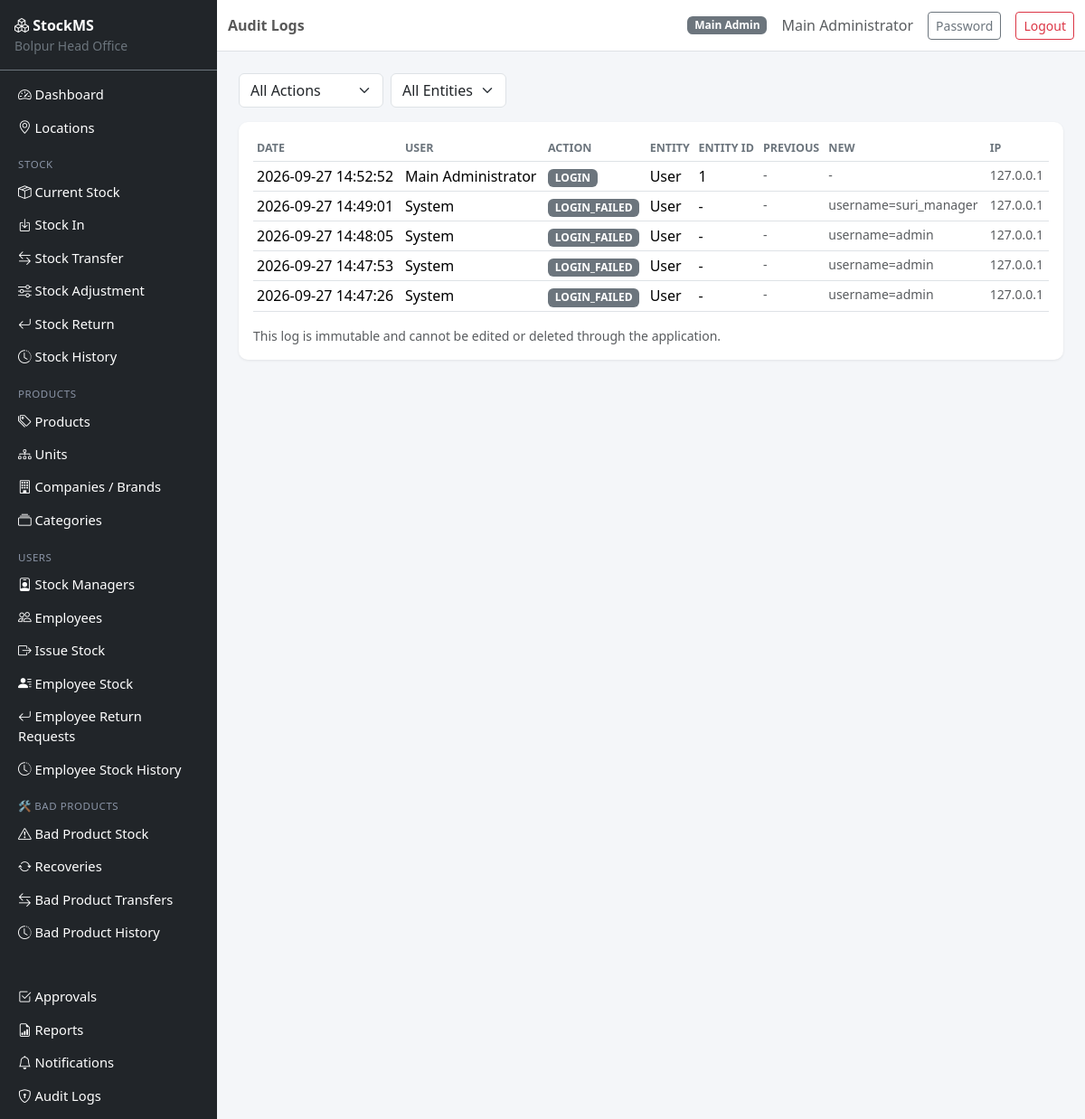
/audit/ (signed in), run on the app's committed database.
### app/models.py (models this page shows, shortened)
class User(UserMixin, db.Model):
    __tablename__ = "users"
    id = db.Column(db.Integer, primary_key=True)
    username = db.Column(db.String(64), unique=True, nullable=False, index=True)
    email = db.Column(db.String(120), unique=True, nullable=False, index=True)
    password_hash = db.Column(db.String(255), nullable=False)
    full_name = db.Column(db.String(120), nullable=False)
    role = db.Column(db.String(20), nullable=False, default=ROLE_EMPLOYEE)
    is_active = db.Column(db.Boolean, default=True, nullable=False)
    created_at = db.Column(db.DateTime, default=datetime.utcnow)
    updated_at = db.Column(db.DateTime, default=datetime.utcnow, onupdate=datetime.utcnow)
    last_login_at = db.Column(db.DateTime)
    manager_assignments = db.relationship(
        "StockManagerAssignment", back_populates="user", foreign_keys="StockManagerAssignment.user_id"
    )
    employee_profile = db.relationship(
        "Employee", back_populates="user", uselist=False, foreign_keys="Employee.user_id"
    )
    def is_main_admin(self):
        return self.role == ROLE_MAIN_ADMIN
    def is_employee(self):
        return self.role == ROLE_EMPLOYEE

class AuditLog(db.Model):
    __tablename__ = "audit_logs"
    id = db.Column(db.Integer, primary_key=True)
    user_id = db.Column(db.Integer, db.ForeignKey("users.id"))
    action = db.Column(db.String(50), nullable=False)  # CREATE / UPDATE / DELETE / LOGIN / LOGOUT / APPROVE / REJECT ...
    entity = db.Column(db.String(50), nullable=False)
    entity_id = db.Column(db.Integer)
    previous_value = db.Column(db.Text)
    new_value = db.Column(db.Text)
    ip_address = db.Column(db.String(45))
    created_at = db.Column(db.DateTime, default=datetime.utcnow, index=True)
    user = db.relationship("User")

### app/blueprints/audit/routes.py (the view)
@bp.route("/")
@login_required
@admin_required
def list_audit_logs():
    action_filter = request.args.get("action", "")
    entity_filter = request.args.get("entity", "")
    query = AuditLog.query
    if action_filter:
        query = query.filter(AuditLog.action == action_filter)
    if entity_filter:
        query = query.filter(AuditLog.entity == entity_filter)
    logs = query.order_by(AuditLog.created_at.desc()).limit(300).all()
    actions = [row[0] for row in AuditLog.query.with_entities(AuditLog.action).distinct().all()]
    entities = [row[0] for row in AuditLog.query.with_entities(AuditLog.entity).distinct().all()]
    return render_template("audit/list.html", logs=logs, actions=actions, entities=entities,
                           action_filter=action_filter, entity_filter=entity_filter)

### app/services/permission_service.py (called while the page is built)
def roles_required(*roles):
    def decorator(fn):
        @wraps(fn)
        def wrapper(*args, **kwargs):
            if not current_user.is_authenticated:
                abort(401)
            if current_user.role not in roles:
                abort(403)
            return fn(*args, **kwargs)
        return wrapper
    return decorator

### app/templates/audit/list.html (shortened to what this page needs)
{% extends "base.html" %}
{% block page_title %}Audit Logs{% endblock %}
{% block content %}
<form method="GET" class="row g-2 mb-3">
    <div class="col-auto">
        <select name="action" class="form-select" onchange="this.form.submit()">
            <option value="">All Actions</option>
        </select>
    </div>
    <div class="col-auto">
        <select name="entity" class="form-select" onchange="this.form.submit()">
            <option value="">All Entities</option>
        </select>
    </div>
</form>
<div class="card">
    <div class="card-body">
        <table class="table table-sm table-hover">
            <thead><tr><th>Date</th><th>User</th><th>Action</th><th>Entity</th><th>Entity ID</th><th>Previous</th><th>New</th><th>IP</th></tr></thead>
            <tbody>
            {% for log in logs %}
                <tr>
                    <td>{{ log.created_at.strftime('%Y-%m-%d %H:%M:%S') }}</td>
                    <td>{{ log.user.full_name if log.user else 'System' }}</td>
                    <td><span class="badge bg-secondary">{{ log.action }}</span></td>
                    <td>{{ log.entity }}</td>
                    <td>{{ log.entity_id or '-' }}</td>
                    <td class="text-muted small">{{ log.previous_value or '-' }}</td>
                    <td class="text-muted small">{{ log.new_value or '-' }}</td>
                    <td class="text-muted small">{{ log.ip_address or '-' }}</td>
                </tr>
            {% else %}
                <tr><td colspan="8" class="text-muted text-center py-4">No audit records found.</td></tr>
            {% endfor %}
            </tbody>
        </table>
        <div class="text-muted small">This log is immutable and cannot be edited or deleted through the application.</div>
    </div>
</div>
{% endblock %}

### app/templates/base.html (shortened to what this page needs)
<!DOCTYPE html>
<html lang="en">
<head>
    <link href="https://cdn.jsdelivr.net/npm/bootstrap@5.3.3/dist/css/bootstrap.min.css" rel="stylesheet">
    <link href="https://cdn.jsdelivr.net/npm/bootstrap-icons@1.11.3/font/bootstrap-icons.css" rel="stylesheet">
    <link href="{{ url_for('static', filename='css/app.css') }}" rel="stylesheet">
</head>
<body>
{% if current_user.is_authenticated %}
<div class="d-flex" id="wrapper">
    <nav class="sidebar bg-dark text-white" id="sidebar">
        <div class="sidebar-brand p-3 border-bottom border-secondary">
            <i class="bi bi-boxes"></i> <strong>StockMS</strong>
            <div class="small text-secondary">Bolpur Head Office</div>
        </div>
        <ul class="nav flex-column p-2">
            <li class="nav-item"><a class="nav-link text-white" href="{{ url_for('main.dashboard') }}"><i class="bi bi-speedometer2"></i> Dashboard</a></li>
            {% if current_user.is_main_admin() %}
            <li class="nav-item"><a class="nav-link text-white" href="{{ url_for('locations.list_locations') }}"><i class="bi bi-geo-alt"></i> Locations</a></li>
            {% endif %}
            <li class="nav-item sidebar-heading">Stock</li>
            <li class="nav-item"><a class="nav-link text-white" href="{{ url_for('stock.current_stock') }}"><i class="bi bi-box-seam"></i> Current Stock</a></li>
            {% if current_user.is_main_admin() or current_user.is_stock_manager() %}
            <li class="nav-item"><a class="nav-link text-white" href="{{ url_for('stock.stock_in') }}"><i class="bi bi-box-arrow-in-down"></i> Stock In</a></li>
            {% endif %}
            <li class="nav-item"><a class="nav-link text-white" href="{{ url_for('transfers.list_transfers') }}"><i class="bi bi-arrow-left-right"></i> Stock Transfer</a></li>
            <li class="nav-item"><a class="nav-link text-white" href="{{ url_for('adjustments.list_adjustments') }}"><i class="bi bi-sliders"></i> Stock Adjustment</a></li>
            <li class="nav-item"><a class="nav-link text-white" href="{{ url_for('returns.list_returns') }}"><i class="bi bi-arrow-return-left"></i> Stock Return</a></li>
            <li class="nav-item"><a class="nav-link text-white" href="{{ url_for('stock.stock_history') }}"><i class="bi bi-clock-history"></i> Stock History</a></li>
            <li class="nav-item sidebar-heading">Products</li>
            <li class="nav-item"><a class="nav-link text-white" href="{{ url_for('catalog.list_products') }}"><i class="bi bi-tags"></i> Products</a></li>
            {% if current_user.is_main_admin() %}
            <li class="nav-item"><a class="nav-link text-white" href="{{ url_for('catalog.list_units') }}"><i class="bi bi-diagram-3"></i> Units</a></li>
            <li class="nav-item"><a class="nav-link text-white" href="{{ url_for('catalog.list_brands') }}"><i class="bi bi-building"></i> Companies / Brands</a></li>
            <li class="nav-item"><a class="nav-link text-white" href="{{ url_for('catalog.list_categories') }}"><i class="bi bi-collection"></i> Categories</a></li>
            {% endif %}
            {% if current_user.is_main_admin() or current_user.is_stock_manager() %}
            <li class="nav-item sidebar-heading">Users</li>
            {% if current_user.is_main_admin() %}
            <li class="nav-item"><a class="nav-link text-white" href="{{ url_for('users.list_stock_managers') }}"><i class="bi bi-person-badge"></i> Stock Managers</a></li>
            {% endif %}
            <li class="nav-item"><a class="nav-link text-white" href="{{ url_for('users.list_employees') }}"><i class="bi bi-people"></i> Employees</a></li>
            <li class="nav-item"><a class="nav-link text-white" href="{{ url_for('employee_stock.issue_stock') }}"><i class="bi bi-box-arrow-right"></i> Issue Stock</a></li>
            <li class="nav-item"><a class="nav-link text-white" href="{{ url_for('employee_stock.employee_stock_overview') }}"><i class="bi bi-person-lines-fill"></i> Employee Stock</a></li>
            <li class="nav-item"><a class="nav-link text-white" href="{{ url_for('employee_stock.list_returns') }}"><i class="bi bi-arrow-return-left"></i> Employee Return Requests</a></li>
            <li class="nav-item"><a class="nav-link text-white" href="{{ url_for('employee_stock.history') }}"><i class="bi bi-clock-history"></i> Employee Stock History</a></li>
            {% endif %}
            <li class="nav-item sidebar-heading">🛠 Bad Products</li>
            <li class="nav-item"><a class="nav-link text-white" href="{{ url_for('bad_products.stock') }}"><i class="bi bi-exclamation-triangle"></i> Bad Product Stock</a></li>
            <li class="nav-item"><a class="nav-link text-white" href="{{ url_for('bad_products.list_recoveries') }}"><i class="bi bi-arrow-repeat"></i> Recoveries</a></li>
            <li class="nav-item"><a class="nav-link text-white" href="{{ url_for('bad_products.list_transfers') }}"><i class="bi bi-arrow-left-right"></i> Bad Product Transfers</a></li>
            <li class="nav-item"><a class="nav-link text-white" href="{{ url_for('bad_products.history') }}"><i class="bi bi-clock-history"></i> Bad Product History</a></li>
            <li class="nav-item sidebar-heading">&nbsp;</li>
            <li class="nav-item"><a class="nav-link text-white" href="{{ url_for('approvals.pending') }}"><i class="bi bi-check2-square"></i> Approvals</a></li>
            <li class="nav-item"><a class="nav-link text-white" href="{{ url_for('reports.index') }}"><i class="bi bi-file-earmark-bar-graph"></i> Reports</a></li>
            <li class="nav-item"><a class="nav-link text-white" href="{{ url_for('notifications.list_notifications') }}"><i class="bi bi-bell"></i> Notifications
            </a></li>
            {% if current_user.is_main_admin() %}
            <li class="nav-item"><a class="nav-link text-white" href="{{ url_for('audit.list_audit_logs') }}"><i class="bi bi-shield-lock"></i> Audit Logs</a></li>
            {% endif %}
        </ul>
    </nav>
    <div class="flex-grow-1">
        <nav class="navbar navbar-expand-lg navbar-light bg-white border-bottom sticky-top">
            <div class="container-fluid">
                <span class="navbar-text fw-semibold">{% block page_title %}{% endblock %}</span>
                <div class="ms-auto d-flex align-items-center gap-3">
                    <span class="badge bg-secondary">{{ current_user.role.replace('_',' ')|title }}</span>
                    <span class="text-muted">{{ current_user.full_name }}</span>
                    <a href="{{ url_for('auth.change_password') }}" class="btn btn-sm btn-outline-secondary">Password</a>
                    <a href="{{ url_for('auth.logout') }}" class="btn btn-sm btn-outline-danger">Logout</a>
                </div>
            </div>
        </nav>
        <main class="container-fluid p-4">
            {% block content %}{% endblock %}
        </main>
    </div>
</div>
{% endif %}
</body>
</html>

### app/static/css/app.css (style rules this page uses)
body { background-color: #f4f6f9; }
.sidebar { width: 240px; min-height: 100vh; }
.sidebar .nav-link { padding: 0.45rem 0.75rem; border-radius: 6px; font-size: 0.92rem; }
.sidebar-heading { color: #8a94a6; text-transform: uppercase; font-size: 0.72rem; letter-spacing: .05em; padding: 0.9rem 0.75rem 0.2rem; }
.card { border: none; box-shadow: 0 1px 3px rgba(0,0,0,0.08); border-radius: 10px; }
.table thead th { font-size: 0.78rem; text-transform: uppercase; color: #6c757d; border-top: none; }

### data on the page
User: role.replace "Main Admin", full_name "Main Administrator"
AuditLog: created_at "2026-09-27 14:52:52", user "Main Administrator", action "LOGIN", entity "User", entity "1", previous_value "-", new_value "-", ip_address "127.0.0.1"
AuditLog: created_at "2026-09-27 14:49:01", user "System", action "LOGIN_FAILED", entity "User", entity_id "-", previous_value "-", new_value "username=suri_manager", ip_address "127.0.0.1"
AuditLog: created_at "2026-09-27 14:48:05", user "System", action "LOGIN_FAILED", entity "User", entity_id "-", previous_value "-", new_value "username=admin", ip_address "127.0.0.1"
AuditLog: created_at "2026-09-27 14:47:53", user "System", action "LOGIN_FAILED", entity "User", entity_id "-", previous_value "-", new_value "username=admin", ip_address "127.0.0.1"
AuditLog: created_at "2026-09-27 14:47:26", user "System", action "LOGIN_FAILED", entity "User", entity_id "-", previous_value "-", new_value "username=admin", ip_address "127.0.0.1"
